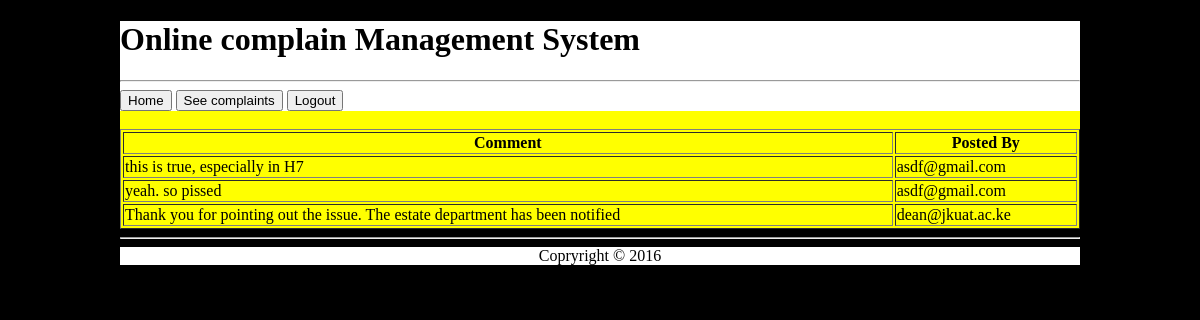
Page /viewcomment.php?id=1 (signed in) on the committed database.
### tables this page shows
CREATE TABLE `comments` (
  `commentid` int(11) NOT NULL,
  `user` varchar(255) NOT NULL,
  `comment` varchar(255) NOT NULL,
  `complaintid` int(11) NOT NULL
);

### functions.php (called while the page is built, shortened)
<?php
	function db(){
		$host = "localhost";
		$user = "root";
		$password="";
		$dbname= "complaintsystem";
		$con = mysqli_connect($host, $user, $password, $dbname);
		if($con){
			return $con;
		}
		else{
			return false;
		}
	}
?>

### viewcomment.php (the view, shortened to what this page needs)
<?php
	include('includes/header.php');
?>
	<article>
		<br>
		<?php
			if(isset($_GET['id']) && $_GET['id'] !== null){
				require('functions.php');
				$complaintid = $_GET['id'];
				$comment = mysqli_query(db(), "SELECT * FROM comments WHERE complaintid  = '$complaintid' ORDER BY commentid ASC");
				if(mysqli_num_rows($comment) >=1){
					?>
					<table border width=100%>
						<tr>
							<th>Comment</th>
							<th>Posted By</th>
						</tr>
					<?php
					while($commentdata = mysqli_fetch_array($comment)){
						?>
						<tr>
							<td><?= $commentdata['comment']; ?></td>
							<td><?= $commentdata['user']; ?></td>
						</tr>
						<?php
					}
					?>
					</table>
					<?php
				}
				else{
					echo "<span class='error'>Sorry,  no comments havae been found!</span>";
				}
			}
		?>
	</article>
<?php
	include('includes/footer.php');
?>

### includes/header.php (style rules this page uses)
body { margin: auto; width: 80%; background: #000000; }
article { background: yellow; color: #000; }

### rows in the picture
comments: comment "this is true, especially in H7", user "asdf@gmail.com"
comments: comment "yeah. so pissed", user "asdf@gmail.com"
comments: comment "Thank you for pointing out the issue. The estate department has been notified", user "dean@jkuat.ac.ke"
